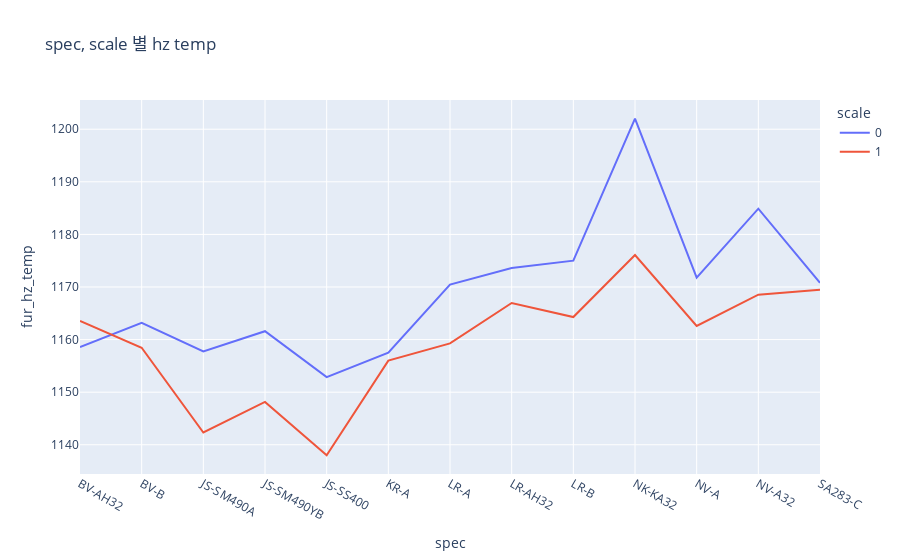

The notebook cell this image was saved under:
### Code cell
px.line(ans02, x='spec',y='fur_hz_temp', color='scale', title='spec, scale 별 hz temp')

### Figure 1 — Plotly figure (JSON) as saved in the notebook; plotly's stock layout.template omitted (floating-point values rounded to 4 significant figures)
{"data": [{"hovertemplate": "scale=0<br>spec=%{x}<br>fur_hz_temp=%{y}<extra></extra>", "legendgroup": "0", "line": {"color": "#636efa", "dash": "solid"}, "marker": {"symbol": "circle"}, "mode": "lines", "name": "0", "orientation": "v", "showlegend": true, "type": "scatter", "x": ["BV-AH32", "BV-B", "JS-SM490A", "JS-SM490YB", "JS-SS400", "KR-A", "LR-A", "LR-AH32", "LR-B", "NK-KA32", "NV-A", "NV-A32", "SA283-C"], "xaxis": "x", "y": [1159.0, 1163.0, 1158.0, 1162.0, 1153.0, 1158.0, 1170.0, 1174.0, 1175, 1202, 1172.0, 1185.0, 1171.0], "yaxis": "y"}, {"hovertemplate": "scale=1<br>spec=%{x}<br>fur_hz_temp=%{y}<extra></extra>", "legendgroup": "1", "line": {"color": "#EF553B", "dash": "solid"}, "marker": {"symbol": "circle"}, "mode": "lines", "name": "1", "orientation": "v", "showlegend": true, "type": "scatter", "x": ["BV-AH32", "BV-B", "JS-SM490A", "JS-SM490YB", "JS-SS400", "KR-A", "LR-A", "LR-AH32", "LR-B", "NK-KA32", "NV-A", "NV-A32", "SA283-C"], "xaxis": "x", "y": [1164.0, 1158.0, 1142.0, 1148.0, 1138, 1156, 1159.0, 1167.0, 1164.0, 1176.0, 1163.0, 1169.0, 1169.0], "yaxis": "y"}], "layout": {"legend": {"title": {"text": "scale"}, "tracegroupgap": 0}, "title": {"text": "spec, scale 별 hz temp"}, "xaxis": {"anchor": "y", "domain": [0, 1], "title": {"text": "spec"}}, "yaxis": {"anchor": "x", "domain": [0, 1], "title": {"text": "fur_hz_temp"}}}}
